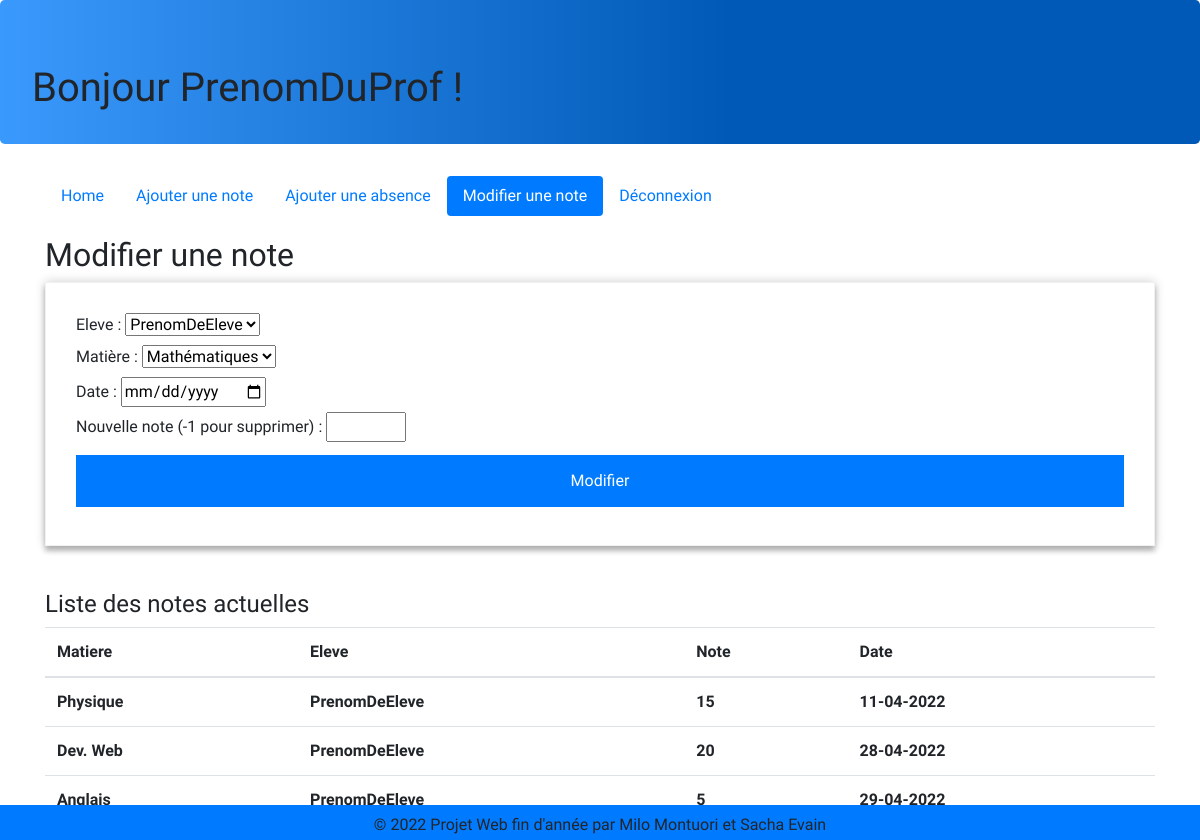
The page /modifierNote.php (signed in) on the database its author committed.
### tables this page shows
CREATE TABLE `notes` (
  `idNote` int(11) NOT NULL,
  `idEleve` int(11) NOT NULL,
  `idMatiere` int(11) NOT NULL,
  `note` int(11) NOT NULL,
  `noteDate` date DEFAULT NULL
);

CREATE TABLE `matiere` (
  `matiereID` int(11) NOT NULL,
  `nomMatiere` varchar(64) NOT NULL
);

CREATE TABLE `utilisateurs` (
  `id` int(11) NOT NULL,
  `isProf` tinyint(1) NOT NULL,
  `nom` varchar(64) NOT NULL,
  `prenom` varchar(64) NOT NULL,
  `username` varchar(64) NOT NULL,
  `password` varchar(64) NOT NULL
);

### modifierNote.php (the view, shortened to what this page needs)
<!DOCTYPE html>
<html>
<head>
	<?php include("includes/head.php");?>
</head>
<body>
<?php include("includes/top.php");?>
<?php include("includes/navigation.php");?>
<?php
if(isset($_SESSION["prof"]) && $_SESSION["prof"] == 1){
include('backend/interactDB.php'); ?>
<div class="container" id="main-content">
	<h2>Modifier une note</h2>
	<form action="backend/interactDB.php" method="post">
		<fieldset>
			<label>Eleve : </label>
			<select name="eleve">
			</select>
			<br>
			<label>Matière : </label>
			<select name="matiere">
			</select>
			<br>
			<label>Date : </label>
			<input type="date" name="date">
			<br>
			<label>Nouvelle note (-1 pour supprimer) : </label>
			<input type="number" name="new_note" min=-1 max=20>
		</fieldset>
		<input type="submit" value='Modifier'>
	</form>
	<br>
</div>
<div class="container" id="main-content">
<?php
	require("./backend/connectDB.php");
	$request = "SELECT * FROM notes INNER JOIN matiere ON  (matiere.matiereID = notes.idMatiere) INNER JOIN utilisateurs ON (utilisateurs.id = notes.idEleve)";
	$resultat =mysqli_query($connexion,$request);
	if(mysqli_num_rows($resultat) > 0)
	{
?>
	<h4> Liste des notes actuelles </h4>
	<table class="table table-hover">
		<thead>
			<tr>
				<th scope="col">Matiere</th>
				<th scope="col">Eleve</th>
				<th scope="col">Note</th>
				<th scope="col">Date</th>
			</tr>
		</thead>
		<?php
			while($row = mysqli_fetch_array($resultat)){
		?>
				<tr>
					<th><?php echo $row["nomMatiere"];?></th>
					<th><?php echo $row["prenom"];?></th>
					<th><?php echo $row["note"]; ?></th>
					<th><?php echo date('d-m-Y', strtotime($row["noteDate"])) ; ?></th>
				</tr>
		<?php
			}
		?>
	</table>
	<?php
		}
	?>
</div>
<?php include("includes/footer.php");?>
</body>
</html>
<?php
}
else{
    header('Location: index.php');
 }
?>

### static/style.css (style rules this page uses)
body { font-family: 'Josefin Sans', sans-serif; }
#main-content { margin-top:20px; }
form { width:100%; padding: 30px; border: 1px solid #f1f1f1; background: #fff; box-shadow: 0 0 10px 0 rgba(0, 0, 0, 0.2), 0 5px 5px 0 rgba(0, 0, 0, 0.24); }
input[type=submit] { background-color: #007bff; color: white; padding: 14px 20px; margin: 8px 0; border: none; cursor: pointer; width: 100%; }

### rows shown on the page
notes: idMatiere.nomMatiere "Physique", utilisateurs.prenom "PrenomDeEleve", note "15", noteDate "11-04-2022"
notes: idMatiere.nomMatiere "Dev. Web", utilisateurs.prenom "PrenomDeEleve", note "20", noteDate "28-04-2022"
notes: idMatiere.nomMatiere "Anglais", utilisateurs.prenom "PrenomDeEleve", note "5", noteDate "29-04-2022"

### other values the page prints
$name "PrenomDuProf"
form field eleve "PrenomDeEleve"
form field matiere "Mathématiques"
